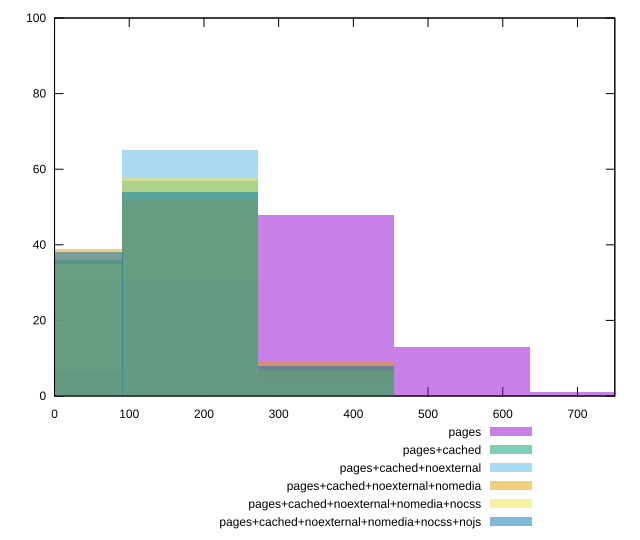

Here is the gnuplot script that generated this plot:
reset

$pages <<EOF
0 7
363.95918942432553 48
545.9387841364883 13
181.97959471216276 31
727.9183788486511 1
EOF

$pagesCached <<EOF
181.97959471216276 57
363.95918942432553 7
0 36
EOF

$pagesCachedNoexternal <<EOF
181.97959471216276 65
0 31
363.95918942432553 4
EOF

$pagesCachedNoexternalNomedia <<EOF
0 39
181.97959471216276 52
363.95918942432553 9
EOF

$pagesCachedNoexternalNomediaNocss <<EOF
181.97959471216276 58
0 35
363.95918942432553 7
EOF

$pagesCachedNoexternalNomediaNocssNojs <<EOF
0 38
363.95918942432553 8
181.97959471216276 54
EOF

set key outside below
set boxwidth 181.97959471216276
set xrange [0:750]
set yrange [0:100]
set trange [0:100]
set style fill transparent solid 0.5 noborder
set terminal svg size 640, 540 enhanced background rgb 'white'
set output "reprap/unused-css-rules/comparison/histogram/all_raw.svg"

plot $pages title "pages" with boxes, \
     $pagesCached title "pages+cached" with boxes, \
     $pagesCachedNoexternal title "pages+cached+noexternal" with boxes, \
     $pagesCachedNoexternalNomedia title "pages+cached+noexternal+nomedia" with boxes, \
     $pagesCachedNoexternalNomediaNocss title "pages+cached+noexternal+nomedia+nocss" with boxes, \
     $pagesCachedNoexternalNomediaNocssNojs title "pages+cached+noexternal+nomedia+nocss+nojs" with boxes

reset
